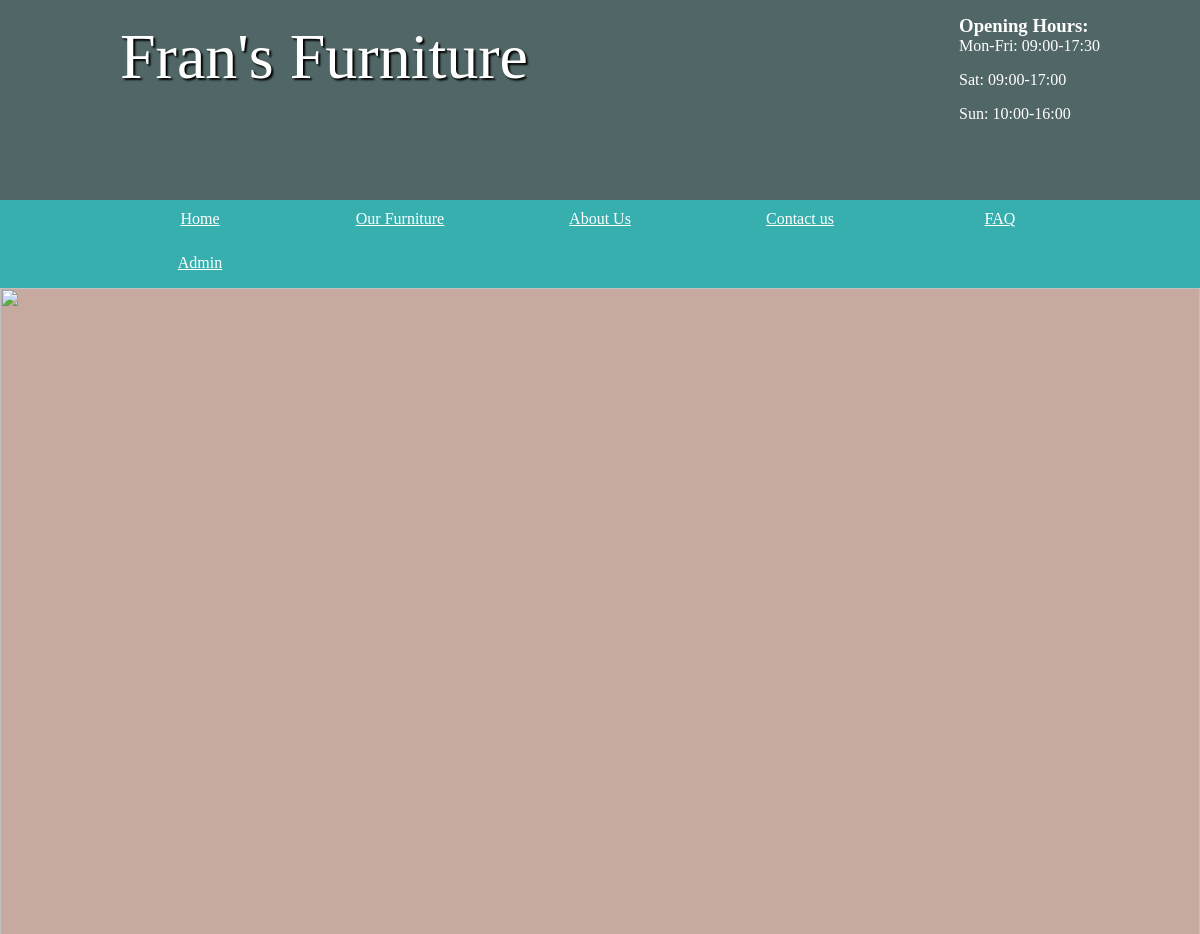
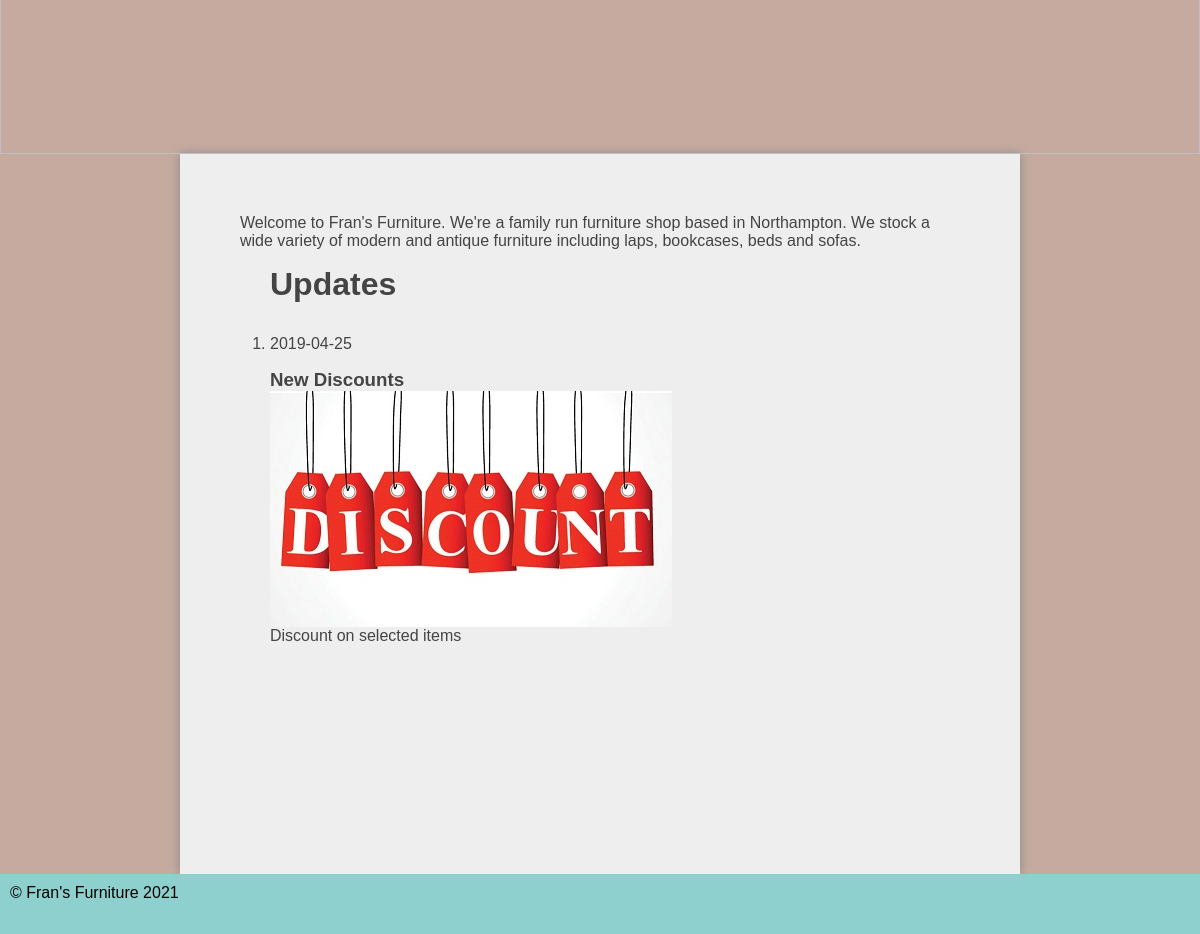
Page /furniture/public/index.php on the committed database (2 pictures, top to bottom).
### tables this page shows
CREATE TABLE `updates` (
  `id` int(11) NOT NULL AUTO_INCREMENT,
  `date` date DEFAULT NULL,
  `title` varchar(45) DEFAULT NULL,
  `description` varchar(240) DEFAULT NULL,
  PRIMARY KEY (`id`)
);

### furniture/public/index.php (the view, shortened to what this page needs)
<html>
<head>
	<link rel="stylesheet" href="/styles.css" />
</head>
<body>
	<header>
		<section>
<?php include_once 'openinghours.php'?>
			<h1>Fran's Furniture</h1>
		</section>
	</header>
	<?php include_once 'nav.php';?>
	<img src="images/randombanner.php" />
	<main class="home">
		<p>Welcome to Fran's Furniture. We're a family run furniture shop based in Northampton. We stock a wide variety of
			modern and antique furniture including laps, bookcases, beds and sofas.</p>
<ol>
<?php
$pdo = new PDO('mysql:dbname=furniture;host=127.0.0.1', 'student', 'student', [PDO::ATTR_ERRMODE => PDO::ERRMODE_EXCEPTION]);
$updatesQuery = $pdo->prepare('SELECT * FROM updates');
$updatesQuery->execute();
$numResults = $updatesQuery->rowCount();
if ($numResults > 0) {
    echo "<h2>Updates</h2>";
    foreach ($updatesQuery as $update) {
        echo '<li>';
        echo '<p>' . $update['date'] . '</p>';
        echo '<div class="details">';
        echo '<h3>' . $update['title'] . '</h3>';
        $filename = 'images/updates/' . $update['id'] . '.jpg';
        if (file_exists($filename)) {
            echo '<a href="' . $filename . '"><img src="' . $filename . '" /></a>';
        }
        echo '<p>' . $update['description'] . '</p>';
        echo '</div>';
        echo '</li>';
    }
} else {
    echo "<h3>No updates for the moment</h3>";
}
?>
</ol>
	</main>
<?php include_once 'footer.php';?>
</body>
</html>

### furniture/public/styles.css (style rules this page uses)
* { margin: 0; padding: 0; }
html { font-family: 'Oxygen-Regular', verdana, sans-serif; }
body { background-color: #C6AAA0; }
header { background-color: #516666 ; color: white; height: 200px; }
header section { width: 1000px; display: block; margin:auto; }
header h1 { float: left; margin-left: 20px; }
body > img { width: 100%; display: block; }
header section { display: block; font-family: 'Mr Dafoe', cursive; }
header h1 { font-weight: normal; }
h1 { font-size:4em; color: white; text-align: center; padding-top: 20px; text-shadow: 2px 2px 2px #000; }
main { min-height: 75vh; background-color: #eee; width: 70vw; display: block; margin: auto; box-shadow: 0px 0px 10px #888; color:#444; }
main h2 { font-size:2em; }
.home { padding: 5vw; width: 60vw; }
p, li, h2 { margin-bottom: 1em; }
ol { margin-left: 30px; }
main img { display: block; }

### rows in the picture
updates: date "2019-04-25", title "New Discounts", description "Discount on selected items"
